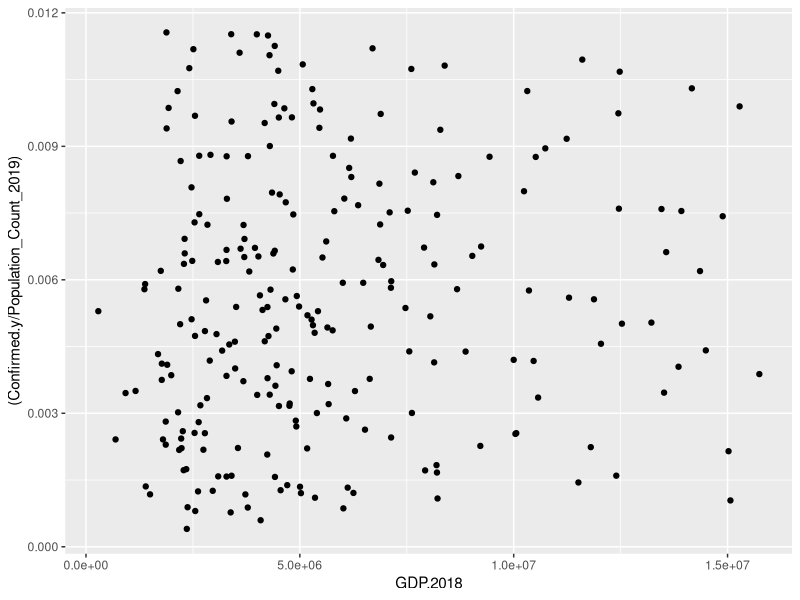
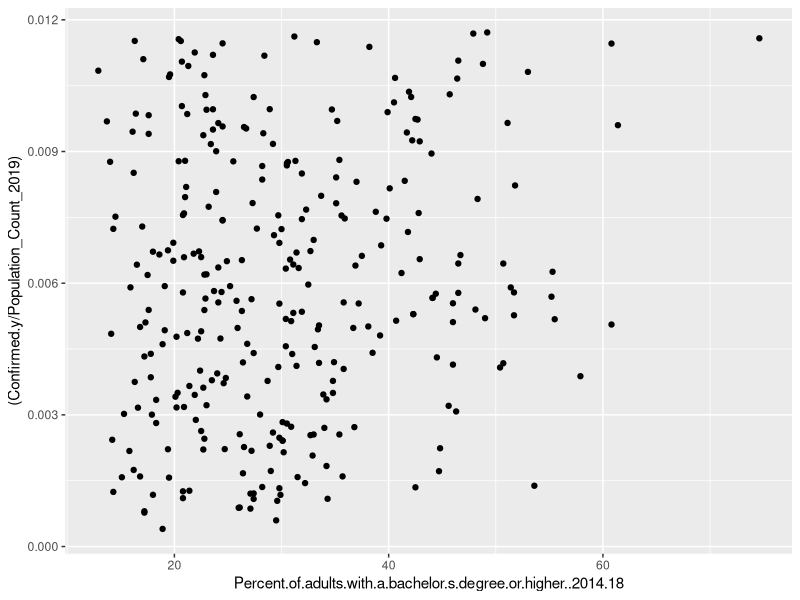
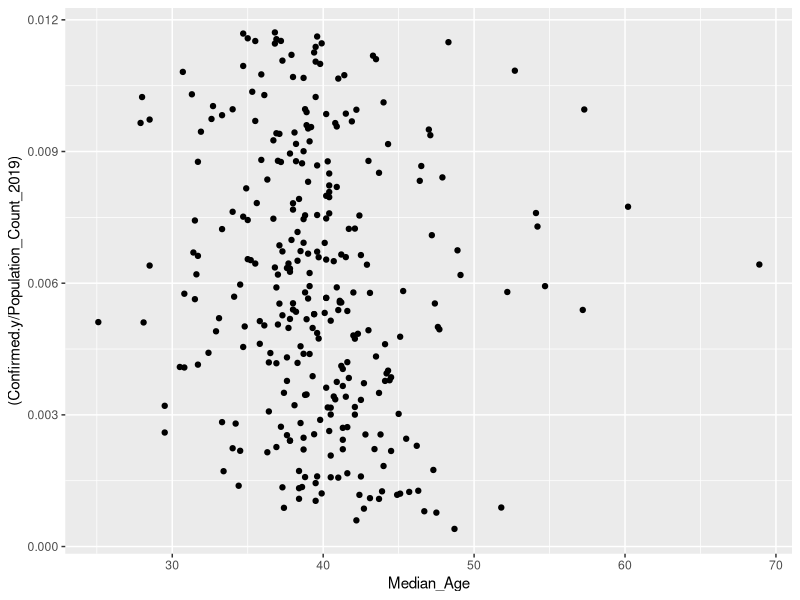

The R script that drew these images, in order:
# Plotting predictors vs response value

setwd(dirname(rstudioapi::getActiveDocumentContext()$path))
library(ggplot2)

max_quantile <- function(data, max_quantile=0.75) {
  
  "
  Function return indexes of data below max_quantile
  "
  
  rh <- quantile(data, probs=max_quantile, na.rm = TRUE)
  return(data < rh)
}

# Read data with predictors and response

covid_data <- read.csv("./data/final_data.csv", header = TRUE, sep= ",")


# Plot GDP vs Percentage of cases

ggplot(
  covid_data[
    max_quantile((covid_data$Confirmed.y / covid_data$Population_Count_2019)) 
    & max_quantile(covid_data$GDP.2018),],
  aes(x=GDP.2018, y=(Confirmed.y / Population_Count_2019))) + 
geom_point()

# Plot Education vs Percentage of cases

ggplot(
  covid_data[
    max_quantile((covid_data$Confirmed.y / covid_data$Population_Count_2019)),], 
  aes(
    x=Percent.of.adults.with.a.bachelor.s.degree.or.higher..2014.18, 
    y=(Confirmed.y / Population_Count_2019))) + 
geom_point()

# Plot Age vs Percentage of cases

ggplot(
  covid_data[
    max_quantile((covid_data$Confirmed.y / covid_data$Population_Count_2019)),], 
  aes(
    x=Median_Age,
    y=(Confirmed.y / Population_Count_2019))) + 
  geom_point()
